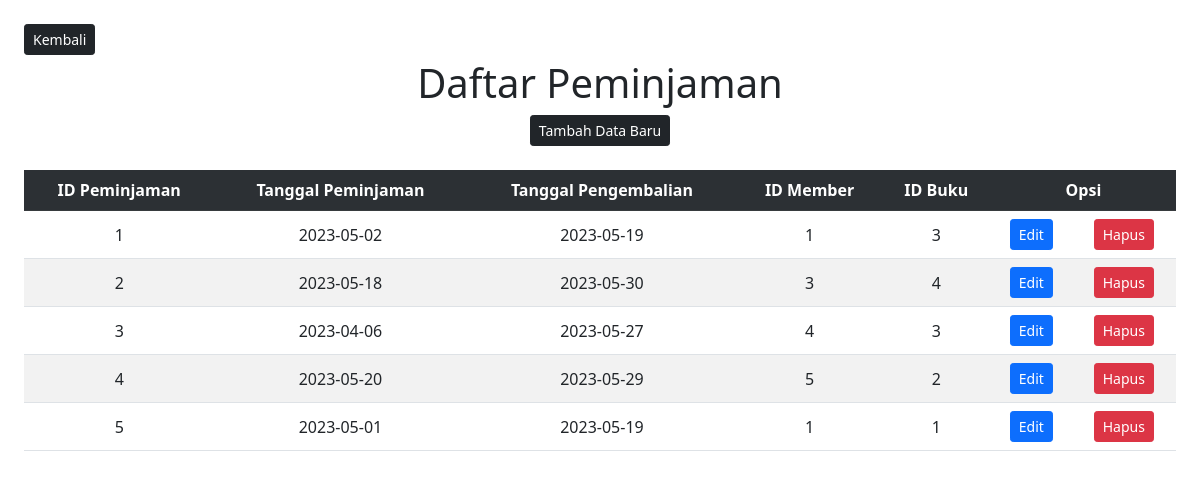
The app's page /Peminjaman.php with its own data.
### tables this page shows
CREATE TABLE `peminjaman` (
  `id_peminjaman` int(11) NOT NULL,
  `tgl_pinjam` date NOT NULL,
  `tgl_kembali` date NOT NULL,
  `id_member` int(11) NOT NULL,
  `id_buku` int(11) NOT NULL
);

### Model.php (called while the page is built, shortened)
<?php
function selectalldata($table)
{
  $select = "SELECT * FROM $table";
  $select1 = mysqli_query($GLOBALS['connect'], $select);
  return $select1;
}

### Peminjaman.php (the view, shortened to what this page needs)
<?php
require "Model.php";
?>
<!doctype html>
<html lang="en">
<head>
  <link href="https://cdn.jsdelivr.net/npm/bootstrap@5.1.3/dist/css/bootstrap.min.css" rel="stylesheet">
</head>
<body>
  <a href="index.php"><button type="button" class="btn btn-dark btn-sm mt-4 ms-4">Kembali</button></a>
  <h1 class="mt-1">Daftar Peminjaman</h1>
  <center><a href="FromPeminjaman.php"><button type="button" class="btn btn-dark btn-sm">Tambah Data Baru</button></a></center>
  <div class="table-responsive mx-4 mt-4">
    <table class="table table-striped align-middle">
      <tr class="table-dark">
        <th>ID Peminjaman</th>
        <th>Tanggal Peminjaman</th>
        <th>Tanggal Pengembalian</th>
        <th>ID Member</th>
        <th>ID Buku</th>
        <th colspan="2">Opsi</th>
      </tr>
      <?php
      $result = selectalldata("peminjaman");
      while ($data = mysqli_fetch_array($result)) { ?>
        <tr>
          <td><?php echo $data['id_peminjaman'] ?></td>
          <td><?php echo $data['tgl_pinjam'] ?></td>
          <td><?php echo $data['tgl_kembali'] ?></td>
          <td><?php echo $data['id_member'] ?></td>
          <td><?php echo $data['id_buku'] ?></td>
          <td style="text-align: center;"><a href="FromPeminjaman.php?id_peminjaman=<?php echo $data['id_peminjaman']; ?>"><button class="btn btn-primary btn-sm">Edit</button></a></td>
          <td style="text-align: center;"><a href="Peminjaman.php?id_peminjaman=<?php echo $data['id_peminjaman']; ?>" onclick="return confirm('Hapus data?')"><button class="btn btn-danger btn-sm">Hapus</button></a></td>
        </tr>
      <?php } ?>
    </table>
  </div>
</body>
</html>

### Peminjaman.php (style rules this page uses)
h1, table { text-align: center; }

### records on screen
peminjaman: id_peminjaman "1", tgl_pinjam "2023-05-02", tgl_kembali "2023-05-19", id_member "1", id_buku "3"
peminjaman: id_peminjaman "2", tgl_pinjam "2023-05-18", tgl_kembali "2023-05-30", id_member "3", id_buku "4"
peminjaman: id_peminjaman "3", tgl_pinjam "2023-04-06", tgl_kembali "2023-05-27", id_member "4", id_buku "3"
peminjaman: id_peminjaman "4", tgl_pinjam "2023-05-20", tgl_kembali "2023-05-29", id_member "5", id_buku "2"
peminjaman: id_peminjaman "5", tgl_pinjam "2023-05-01", tgl_kembali "2023-05-19", id_member "1", id_buku "1"
